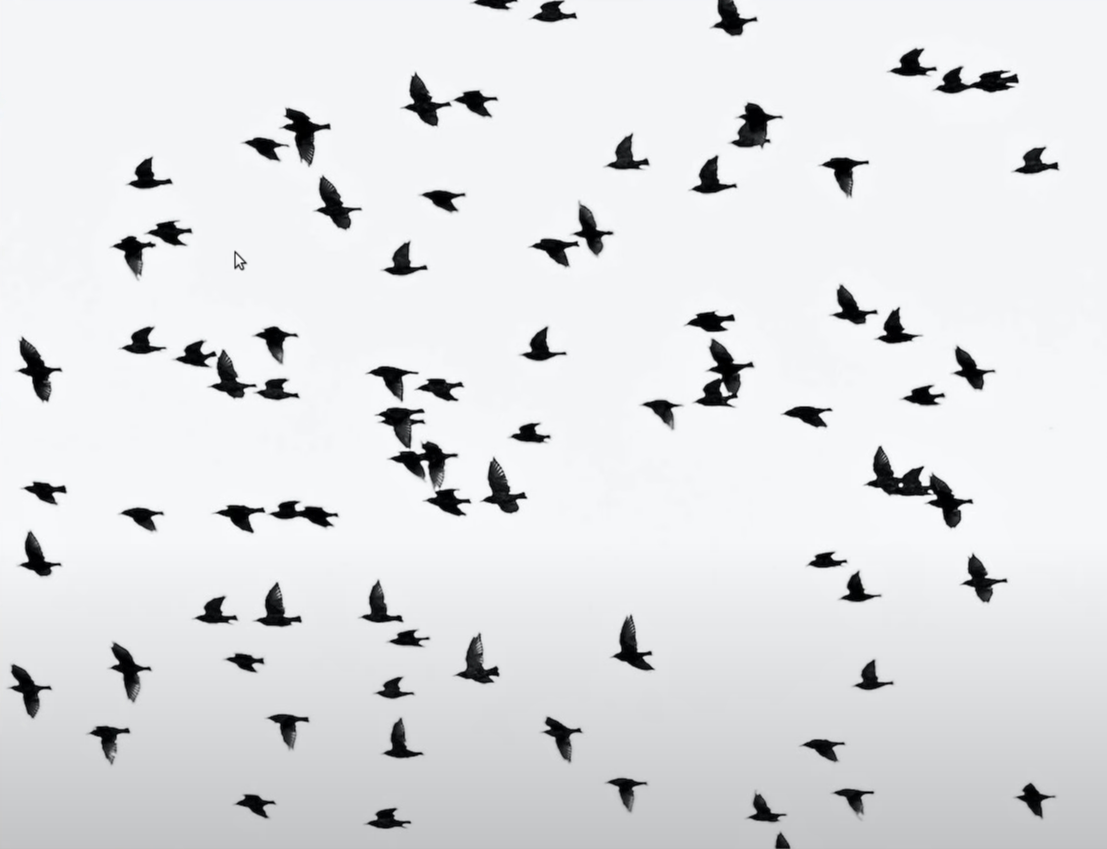
#> input picture data/birds.jpg, 2213 x 1697 px (shown at 1/2 size)
$ python main.py
#> lines starting #> are read from the running program, lines starting #| are printed output that depends on the picture; after the words box and inside, x2 and y2 are one past the last pixel; in counts of white or black regions, pixels touching at a corner belong together
import cv2
import os

img_path = os.path.join("..", "data", "birds.jpg")
img = cv2.imread(img_path)
#> img is the input picture: shape (1697, 2213, 3); mean B, G, R 226.9, 224.9, 223.9

img_gray = cv2.cvtColor(img, cv2.COLOR_BGR2GRAY)

ret, img_thresh = cv2.threshold(img_gray, 127, 255, cv2.THRESH_BINARY_INV)
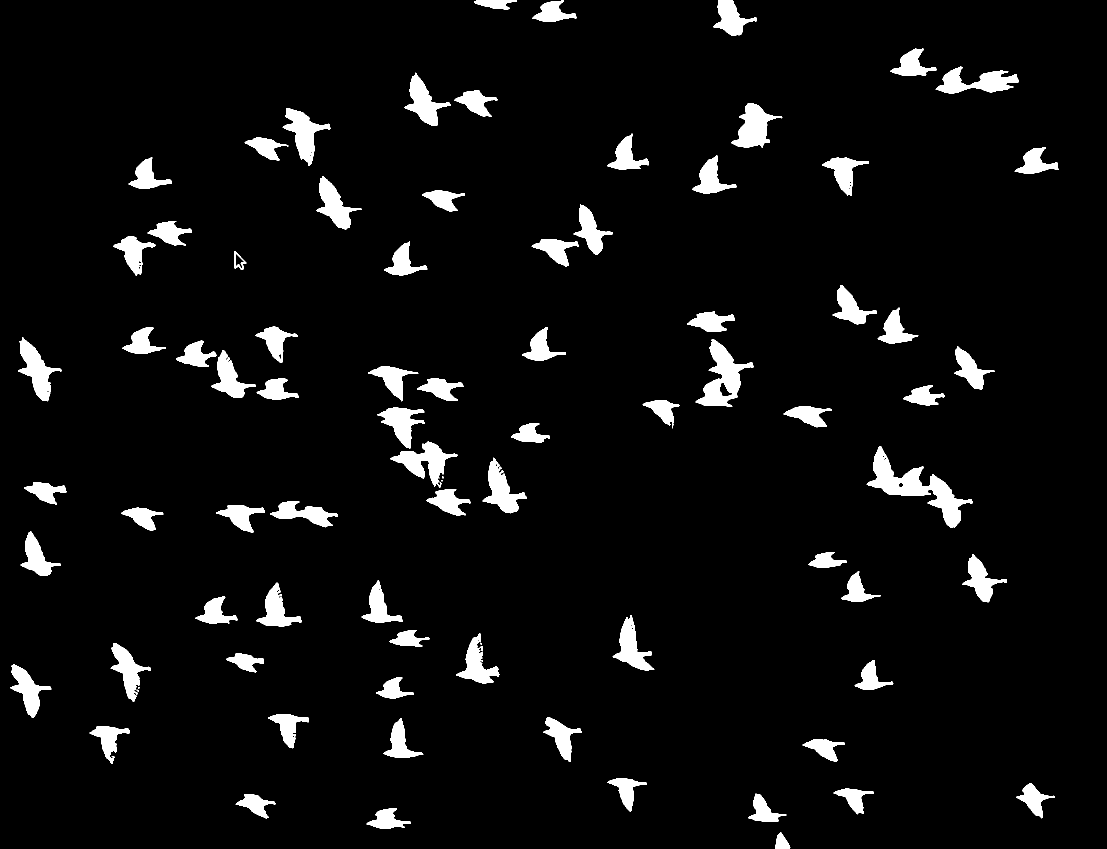
#> img_thresh: shape (1697, 2213) (shown at 1/2 size); 5.3% white; 82 white regions (5 under 20 px)

contours, hierarchy = cv2.findContours(
    img_thresh, cv2.RETR_TREE, cv2.CHAIN_APPROX_SIMPLE
)
#> contours = 121 contours, 37 with area under 20; largest, box (x1, y1, x2, y2) and area: (1733, 893, 1946, 1056) 8993, (1391, 678, 1507, 813) 6261, (780, 883, 915, 975) 4354, (1463, 206, 1565, 296) 4258, (1871, 133, 2037, 187) 4165

for cnt in contours:
    if cv2.contourArea(cnt) > 800:
        # cv2.drawContours(img, cnt, -1, (0, 255, 0), 1)

        x1, y1, w, h = cv2.boundingRect(cnt)

        cv2.rectangle(img, (x1, y1), (x1 + w, y1 + h), (0, 255, 0), 2)
#> this loop made 121 passes
#> (x1, y1, w, h) on passes 2, 3, 4, 5, 6, 7, 10, 11, 12, 13, 15, 19: (733, 1616, 89, 42), (471, 1589, 80, 48), (1496, 1587, 77, 57), (1667, 1577, 81, 52), (2032, 1566, 78, 71), (1214, 1556, 80, 67), (1605, 1479, 85, 45), (179, 1452, 81, 76), (767, 1436, 80, 80), (1086, 1434, 78, 90), (536, 1428, 82, 69), (752, 1354, 76, 43)
#> cnt on passes 24, 25, 26, 46, 47, 53: [[267, 1393], [268, 1392], [269, 1393], [268, 1394]], [[265, 1391], [266, 1390], [267, 1391], [266, 1392]], [[961, 1285], [961, 1288], [963, 1288], [963, 1287]], [[72, 1086], [73, 1085], [74, 1086], [73, 1087]], [[71, 1085], [72, 1084], [73, 1085], [72, 1086]], [[883, 960], [883, 962], [884, 962], [884, 960]]
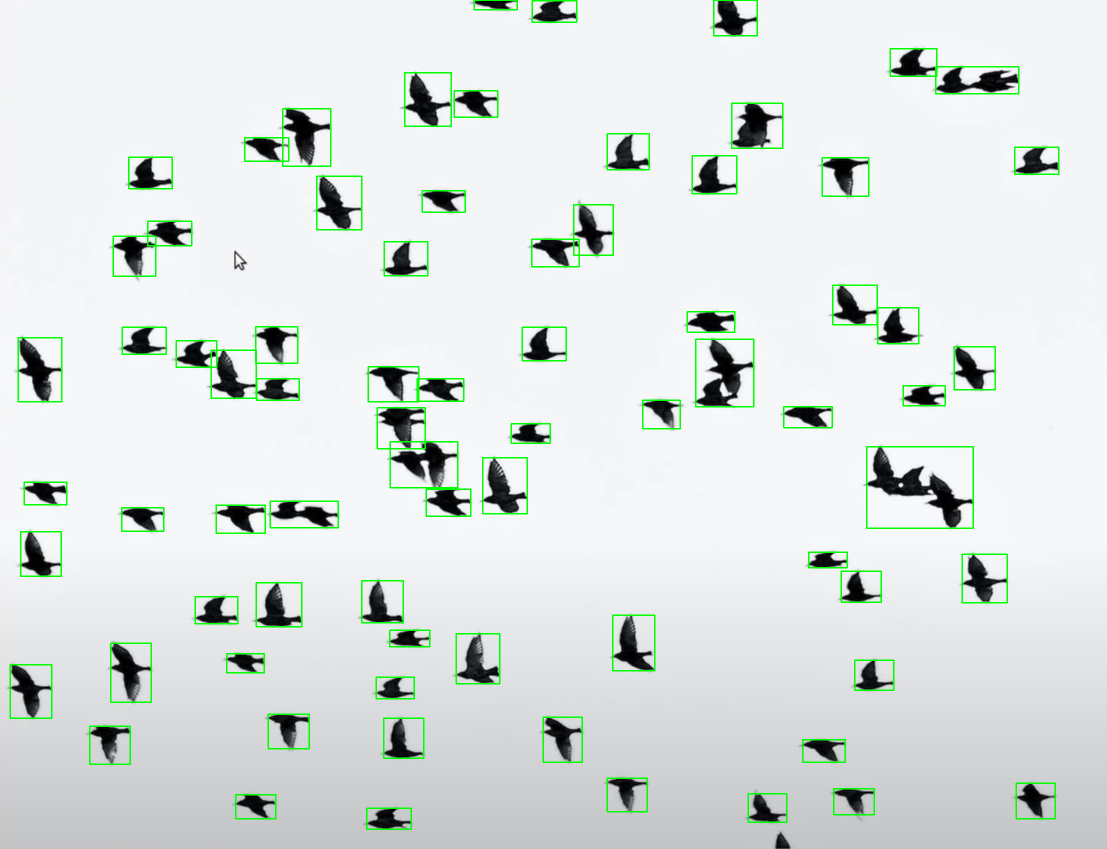
#> img: shape (1697, 2213, 3) (shown at 1/2 size); 1.9% of pixels changed, all inside (x1, y1, x2, y2) = (19, 0, 2119, 1660)

cv2.imshow("img", img)
# cv2.imshow("img_gray", img_gray)
# cv2.imshow("img_thresh", img_thresh)
cv2.waitKey(0)
